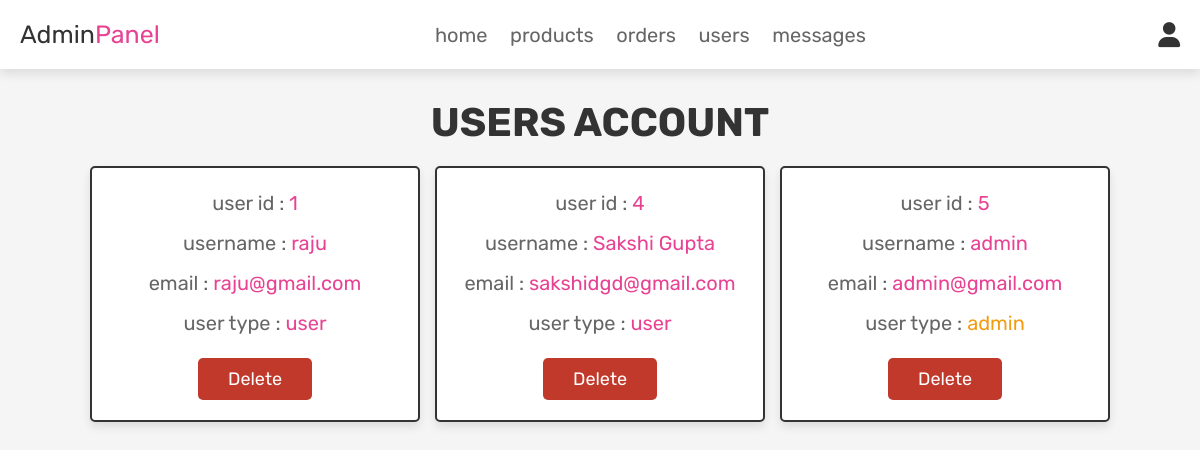
Screenshot of /admin_users.php (signed in) with the database file from the repository.
### tables this page shows
CREATE TABLE `users` (
  `id` int(100) NOT NULL,
  `name` varchar(100) NOT NULL,
  `email` varchar(100) NOT NULL,
  `password` varchar(100) NOT NULL,
  `user_type` varchar(20) NOT NULL
);

### admin_users.php (the view, shortened to what this page needs)
<?php
@include 'config.php';
?>
<!DOCTYPE html>
<html lang="en">
<head>
   <link rel="stylesheet" href="https://cdnjs.cloudflare.com/ajax/libs/font-awesome/6.0.0/css/all.min.css">
   <link rel="stylesheet" href="css/admin_style.css">
</head>
<body>
<?php @include 'admin_header.php'; ?>
<section class="users">
   <h1 class="title">users account</h1>
   <div class="box-container">
      <?php
         $select_users = mysqli_query($conn, "SELECT * FROM `users`") or die('query failed');
         if(mysqli_num_rows($select_users) > 0){
            while($fetch_users = mysqli_fetch_assoc($select_users)){
      ?>
      <div class="box">
         <p>user id : <span><?php echo $fetch_users['id']; ?></span></p>
         <p>username : <span><?php echo $fetch_users['name']; ?></span></p>
         <p>email : <span><?php echo $fetch_users['email']; ?></span></p>
         <p>user type : <span style="color:<?php if($fetch_users['user_type'] == 'admin'){ echo 'var(--orange)'; }; ?>"><?php echo $fetch_users['user_type']; ?></span></p>
         <a href="admin_users.php?delete=<?php echo $fetch_users['id']; ?>" onclick="return confirm('delete this user?');" class="delete-btn">delete</a>
      </div>
      <?php
         }
      }
      ?>
   </div>
</section>
</body>
</html>

### css/admin_style.css (style rules this page uses)
:root { --pink:#e84393; --red:#c0392b; --orange:#f39c12; --black:#333; --white:#fff; --light-color:#666; --light-white:#ccc; --light-bg:#f5f5f5; --border:.2rem solid var(--black); --box-shadow:0 .5rem 1rem rgba(0,0,0,.1); }
* { font-family: 'Rubik', sans-serif; margin:0; padding:0; box-sizing: border-box; outline: none; border:none; text-decoration: none; transition:all .2s linear; }
html { font-size: 62.5%; overflow-x: hidden; scroll-behavior: smooth; scroll-padding-top: 6.5rem; }
body { background: var(--light-bg); }
section { padding:3rem 2rem; }
.title { text-align: center; margin-bottom: 2rem; color:var(--black); text-transform: uppercase; font-size: 4rem; }
.btn, .delete-btn, .option-btn { display: inline-block; border-radius: .5rem; margin-top: 1rem; font-size: 1.8rem; color:var(--white); cursor: pointer; padding:1rem 3rem; text-transform: capitalize; }
.delete-btn { background-color: var(--red); }
.users .box-container { display: grid; grid-template-columns: repeat(auto-fit, 33rem); gap:1.5rem; align-items: flex-start; max-width: 1200px; margin: 0 auto; justify-content: center; }
.users .box-container .box { padding:2rem; border:var(--border); background-color: var(--white); box-shadow: var(--box-shadow); border-radius: .5rem; text-align: center; }
.users .box-container .box p { font-size: 2rem; color:var(--light-color); margin-bottom: 1rem; line-height: 1.5; }
.users .box-container .box p span { color:var(--pink); }
.users .box-container .box .delete-btn { margin-top: .5; }

### rows the page displays
users: id "1", name "raju", email "raju@gmail.com", user_type "user"
users: id "4", name "Sakshi Gupta", email "sakshidgd@gmail.com", user_type "user"
users: id "5", name "admin", email "admin@gmail.com", user_type "admin"
